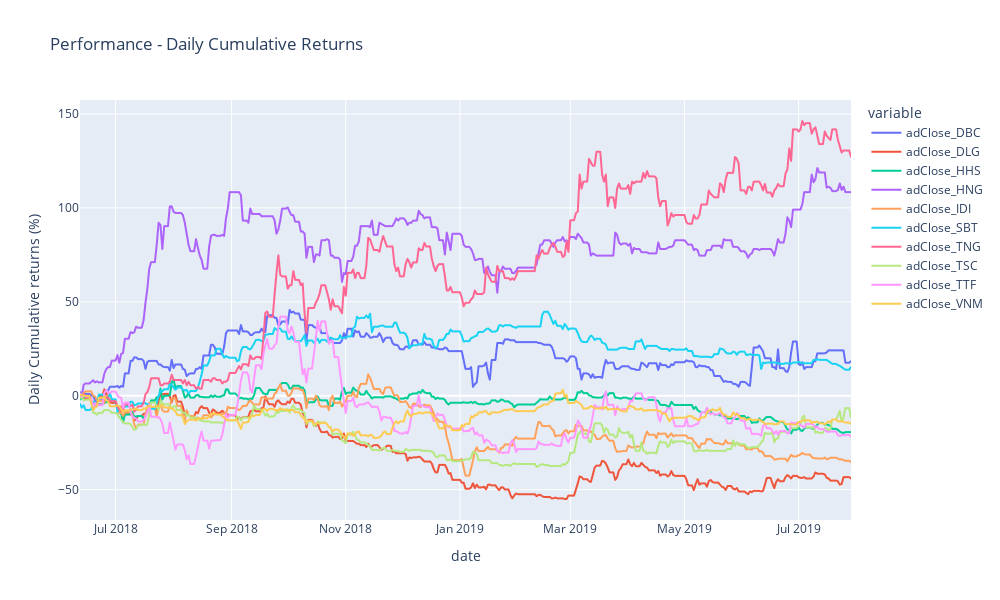

The cell this chart's notebook holds for it:
### Markdown cell above
## **Gatev Data Normalization**

### Code cell
df_cum_daily_returns_train = gatev_dist.gatev_data_normalize(df_train)

### Figure 1 — Plotly figure (JSON) as saved in the notebook; plotly's stock layout.template omitted (floating-point values rounded to 4 significant figures; data arrays with more than 128 entries replaced by an {"elided": "..."} marker saying what was removed)
{"data": [{"hovertemplate": "variable=adClose_DBC<br>date=%{x}<br>value=%{y}<extra></extra>", "legendgroup": "adClose_DBC", "line": {"color": "#636efa", "dash": "solid"}, "marker": {"symbol": "circle"}, "mode": "lines", "name": "adClose_DBC", "showlegend": true, "type": "scattergl", "x": {"elided": "413 str values"}, "xaxis": "x", "y": {"elided": "413 float values"}, "yaxis": "y"}, {"hovertemplate": "variable=adClose_DLG<br>date=%{x}<br>value=%{y}<extra></extra>", "legendgroup": "adClose_DLG", "line": {"color": "#EF553B", "dash": "solid"}, "marker": {"symbol": "circle"}, "mode": "lines", "name": "adClose_DLG", "showlegend": true, "type": "scattergl", "x": {"elided": "413 str values"}, "xaxis": "x", "y": {"elided": "413 float values"}, "yaxis": "y"}, {"hovertemplate": "variable=adClose_HHS<br>date=%{x}<br>value=%{y}<extra></extra>", "legendgroup": "adClose_HHS", "line": {"color": "#00cc96", "dash": "solid"}, "marker": {"symbol": "circle"}, "mode": "lines", "name": "adClose_HHS", "showlegend": true, "type": "scattergl", "x": {"elided": "413 str values"}, "xaxis": "x", "y": {"elided": "413 float values"}, "yaxis": "y"}, {"hovertemplate": "variable=adClose_HNG<br>date=%{x}<br>value=%{y}<extra></extra>", "legendgroup": "adClose_HNG", "line": {"color": "#ab63fa", "dash": "solid"}, "marker": {"symbol": "circle"}, "mode": "lines", "name": "adClose_HNG", "showlegend": true, "type": "scattergl", "x": {"elided": "413 str values"}, "xaxis": "x", "y": {"elided": "413 float values"}, "yaxis": "y"}, {"hovertemplate": "variable=adClose_IDI<br>date=%{x}<br>value=%{y}<extra></extra>", "legendgroup": "adClose_IDI", "line": {"color": "#FFA15A", "dash": "solid"}, "marker": {"symbol": "circle"}, "mode": "lines", "name": "adClose_IDI", "showlegend": true, "type": "scattergl", "x": {"elided": "413 str values"}, "xaxis": "x", "y": {"elided": "413 float values"}, "yaxis": "y"}, {"hovertemplate": "variable=adClose_SBT<br>date=%{x}<br>value=%{y}<extra></extra>", "legendgroup": "adClose_SBT", "line": {"color": "#19d3f3", "dash": "solid"}, "marker": {"symbol": "circle"}, "mode": "lines", "name": "adClose_SBT", "showlegend": true, "type": "scattergl", "x": {"elided": "413 str values"}, "xaxis": "x", "y": {"elided": "413 float values"}, "yaxis": "y"}, {"hovertemplate": "variable=adClose_TNG<br>date=%{x}<br>value=%{y}<extra></extra>", "legendgroup": "adClose_TNG", "line": {"color": "#FF6692", "dash": "solid"}, "marker": {"symbol": "circle"}, "mode": "lines", "name": "adClose_TNG", "showlegend": true, "type": "scattergl", "x": {"elided": "413 str values"}, "xaxis": "x", "y": {"elided": "413 float values"}, "yaxis": "y"}, {"hovertemplate": "variable=adClose_TSC<br>date=%{x}<br>value=%{y}<extra></extra>", "legendgroup": "adClose_TSC", "line": {"color": "#B6E880", "dash": "solid"}, "marker": {"symbol": "circle"}, "mode": "lines", "name": "adClose_TSC", "showlegend": true, "type": "scattergl", "x": {"elided": "413 str values"}, "xaxis": "x", "y": {"elided": "413 float values"}, "yaxis": "y"}, {"hovertemplate": "variable=adClose_TTF<br>date=%{x}<br>value=%{y}<extra></extra>", "legendgroup": "adClose_TTF", "line": {"color": "#FF97FF", "dash": "solid"}, "marker": {"symbol": "circle"}, "mode": "lines", "name": "adClose_TTF", "showlegend": true, "type": "scattergl", "x": {"elided": "413 str values"}, "xaxis": "x", "y": {"elided": "413 float values"}, "yaxis": "y"}, {"hovertemplate": "variable=adClose_VNM<br>date=%{x}<br>value=%{y}<extra></extra>", "legendgroup": "adClose_VNM", "line": {"color": "#FECB52", "dash": "solid"}, "marker": {"symbol": "circle"}, "mode": "lines", "name": "adClose_VNM", "showlegend": true, "type": "scattergl", "x": {"elided": "413 str values"}, "xaxis": "x", "y": {"elided": "413 float values"}, "yaxis": "y"}], "layout": {"height": 600, "legend": {"title": {"text": "variable"}, "tracegroupgap": 0}, "title": {"text": "Performance - Daily Cumulative Returns"}, "width": 1000, "xaxis": {"anchor": "y", "domain": [0, 1], "title": {"text": "date"}}, "yaxis": {"anchor": "x", "domain": [0, 1], "title": {"text": "Daily Cumulative returns (%)"}}}}
